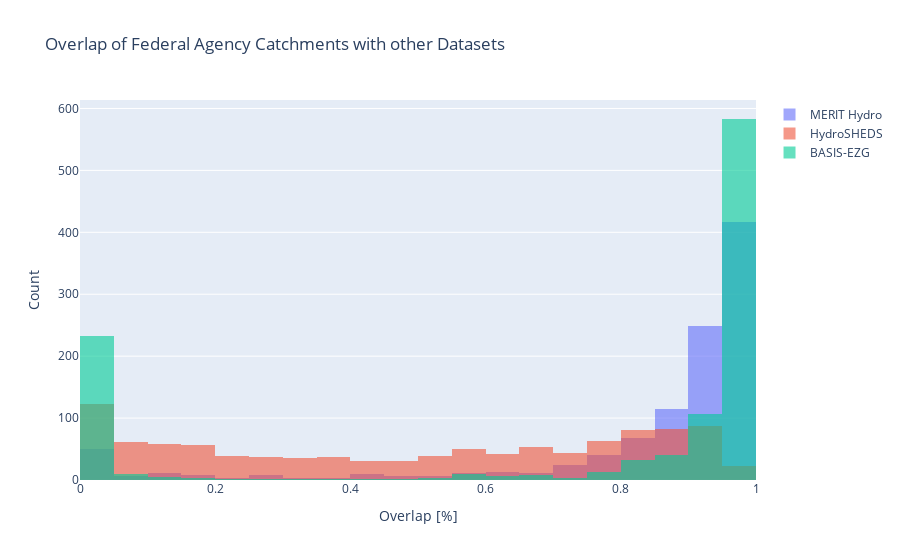

The cell this chart's notebook holds for it:
### Markdown cell above
### Histogram

### Code cell
# plot histogram with plotly go
fig = go.Figure()
fig.add_trace(go.Histogram(x=df_results["overlap_fed_merit_hydro"], name="MERIT Hydro", xbins=dict(start=0, end=1, size=0.05)))
fig.add_trace(go.Histogram(x=df_results["overlap_fed_hydrosheds"], name="HydroSHEDS", xbins=dict(start=0, end=1, size=0.05)))
fig.add_trace(go.Histogram(x=df_results["overlap_fed_basis_ezg"], name="BASIS-EZG", xbins=dict(start=0, end=1, size=0.05)))
fig.update_layout(barmode='overlay', title="Overlap of Federal Agency Catchments with other Datasets")
fig.update_traces(opacity=0.6)
fig.update_xaxes(title_text="Overlap [%]")
fig.update_yaxes(title_text="Count")
fig.show()

### Figure 1 — Plotly figure (JSON) as saved in the notebook; plotly's stock layout.template omitted (floating-point values rounded to 4 significant figures; data arrays with more than 128 entries replaced by an {"elided": "..."} marker saying what was removed)
{"data": [{"name": "MERIT Hydro", "opacity": 0.6, "type": "histogram", "x": {"elided": "2870 float values"}, "xbins": {"end": 1, "size": 0.05, "start": 0}}, {"name": "HydroSHEDS", "opacity": 0.6, "type": "histogram", "x": {"elided": "2870 float values"}, "xbins": {"end": 1, "size": 0.05, "start": 0}}, {"name": "BASIS-EZG", "opacity": 0.6, "type": "histogram", "x": {"elided": "2870 float values"}, "xbins": {"end": 1, "size": 0.05, "start": 0}}], "layout": {"barmode": "overlay", "title": {"text": "Overlap of Federal Agency Catchments with other Datasets"}, "xaxis": {"title": {"text": "Overlap [%]"}}, "yaxis": {"title": {"text": "Count"}}}}
